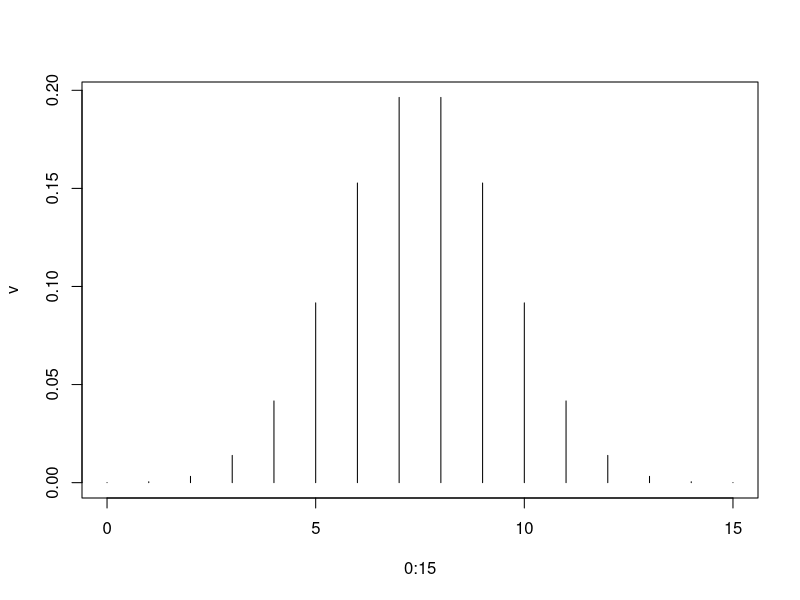
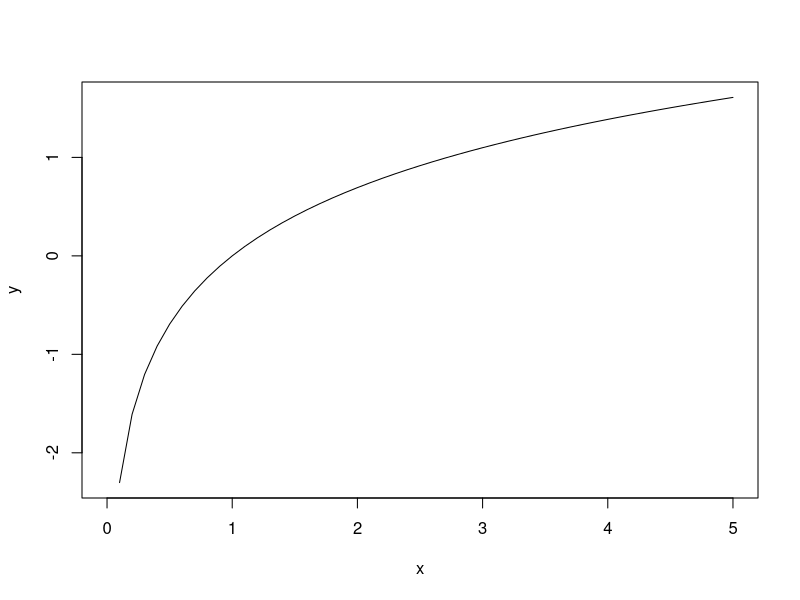

Generate these figures, in order, with R:
## ---- chunk 1
install.packages('tinytex')
## ---- chunk 2
library('vcd')
help("goodfit")
## ---- chunk 3
dbinom( x = 5, prob = 0.5, size = 15)
## ---- chunk 4
v = dbinom( 0: 15, prob = 0.5, size = 15)
v

plot(0:15, v, type = 'h')
## ---- chunk 5
x <- seq( 0, 5, by = 0.1 )
x
## ---- chunk 6
y <- log(x)
y
## ---- chunk 7
plot(x, y, type = 'l')
## ---- chunk 8
help(log)
